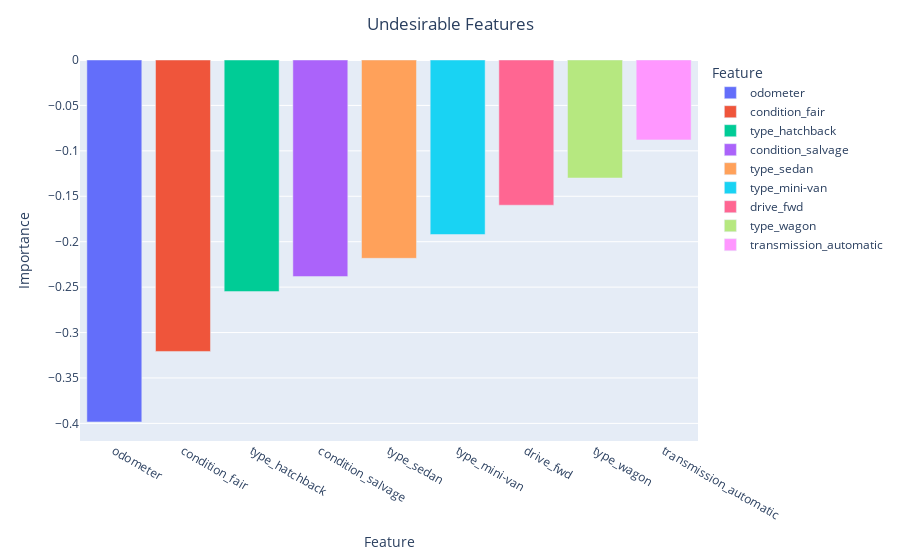

The cell this chart's notebook holds for it:
### Code cell
#px.bar(x = coeffs_df1_neg_imp['feature'], y = coeffs_df1_neg_imp['coefficient'])
pFig2.show()

### Figure 1 — Plotly figure (JSON) as saved in the notebook; plotly's stock layout.template omitted (floating-point values rounded to 4 significant figures)
{"data": [{"alignmentgroup": "True", "hovertemplate": "Feature=%{x}<br>Importance=%{y}<extra></extra>", "legendgroup": "odometer", "marker": {"color": "#636efa", "pattern": {"shape": ""}}, "name": "odometer", "offsetgroup": "odometer", "orientation": "v", "showlegend": true, "textposition": "auto", "type": "bar", "x": ["odometer"], "xaxis": "x", "y": [-0.3984], "yaxis": "y"}, {"alignmentgroup": "True", "hovertemplate": "Feature=%{x}<br>Importance=%{y}<extra></extra>", "legendgroup": "condition_fair", "marker": {"color": "#EF553B", "pattern": {"shape": ""}}, "name": "condition_fair", "offsetgroup": "condition_fair", "orientation": "v", "showlegend": true, "textposition": "auto", "type": "bar", "x": ["condition_fair"], "xaxis": "x", "y": [-0.3208], "yaxis": "y"}, {"alignmentgroup": "True", "hovertemplate": "Feature=%{x}<br>Importance=%{y}<extra></extra>", "legendgroup": "type_hatchback", "marker": {"color": "#00cc96", "pattern": {"shape": ""}}, "name": "type_hatchback", "offsetgroup": "type_hatchback", "orientation": "v", "showlegend": true, "textposition": "auto", "type": "bar", "x": ["type_hatchback"], "xaxis": "x", "y": [-0.2549], "yaxis": "y"}, {"alignmentgroup": "True", "hovertemplate": "Feature=%{x}<br>Importance=%{y}<extra></extra>", "legendgroup": "condition_salvage", "marker": {"color": "#ab63fa", "pattern": {"shape": ""}}, "name": "condition_salvage", "offsetgroup": "condition_salvage", "orientation": "v", "showlegend": true, "textposition": "auto", "type": "bar", "x": ["condition_salvage"], "xaxis": "x", "y": [-0.2384], "yaxis": "y"}, {"alignmentgroup": "True", "hovertemplate": "Feature=%{x}<br>Importance=%{y}<extra></extra>", "legendgroup": "type_sedan", "marker": {"color": "#FFA15A", "pattern": {"shape": ""}}, "name": "type_sedan", "offsetgroup": "type_sedan", "orientation": "v", "showlegend": true, "textposition": "auto", "type": "bar", "x": ["type_sedan"], "xaxis": "x", "y": [-0.2183], "yaxis": "y"}, {"alignmentgroup": "True", "hovertemplate": "Feature=%{x}<br>Importance=%{y}<extra></extra>", "legendgroup": "type_mini-van", "marker": {"color": "#19d3f3", "pattern": {"shape": ""}}, "name": "type_mini-van", "offsetgroup": "type_mini-van", "orientation": "v", "showlegend": true, "textposition": "auto", "type": "bar", "x": ["type_mini-van"], "xaxis": "x", "y": [-0.1921], "yaxis": "y"}, {"alignmentgroup": "True", "hovertemplate": "Feature=%{x}<br>Importance=%{y}<extra></extra>", "legendgroup": "drive_fwd", "marker": {"color": "#FF6692", "pattern": {"shape": ""}}, "name": "drive_fwd", "offsetgroup": "drive_fwd", "orientation": "v", "showlegend": true, "textposition": "auto", "type": "bar", "x": ["drive_fwd"], "xaxis": "x", "y": [-0.1598], "yaxis": "y"}, {"alignmentgroup": "True", "hovertemplate": "Feature=%{x}<br>Importance=%{y}<extra></extra>", "legendgroup": "type_wagon", "marker": {"color": "#B6E880", "pattern": {"shape": ""}}, "name": "type_wagon", "offsetgroup": "type_wagon", "orientation": "v", "showlegend": true, "textposition": "auto", "type": "bar", "x": ["type_wagon"], "xaxis": "x", "y": [-0.1299], "yaxis": "y"}, {"alignmentgroup": "True", "hovertemplate": "Feature=%{x}<br>Importance=%{y}<extra></extra>", "legendgroup": "transmission_automatic", "marker": {"color": "#FF97FF", "pattern": {"shape": ""}}, "name": "transmission_automatic", "offsetgroup": "transmission_automatic", "orientation": "v", "showlegend": true, "textposition": "auto", "type": "bar", "x": ["transmission_automatic"], "xaxis": "x", "y": [-0.08793], "yaxis": "y"}], "layout": {"barmode": "relative", "legend": {"title": {"text": "Feature"}, "tracegroupgap": 0}, "margin": {"t": 60}, "title": {"text": "Undesirable Features", "x": 0.5, "xanchor": "center"}, "xaxis": {"anchor": "y", "categoryarray": ["odometer", "condition_fair", "type_hatchback", "condition_salvage", "type_sedan", "type_mini-van", "drive_fwd", "type_wagon", "transmission_automatic"], "categoryorder": "array", "domain": [0, 1], "title": {"text": "Feature"}}, "yaxis": {"anchor": "x", "domain": [0, 1], "title": {"text": "Importance"}}}}
